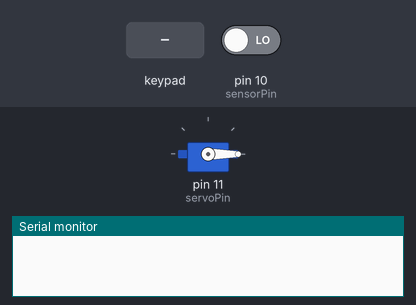
Bench run of a sketch on a simulated Arduino Uno, built with avr-gcc and run on an emulated ATmega328P. Parts: servo, the last lines printed to the serial monitor. Inputs (shaded band) come from the test bench; at power-on: pin 10 (sensorPin) LOW.

Above: at 1.2 s.
1.3 s: keypad keys 1 2 3 4 # pressed 0.4 s apart
At 3.37 s:
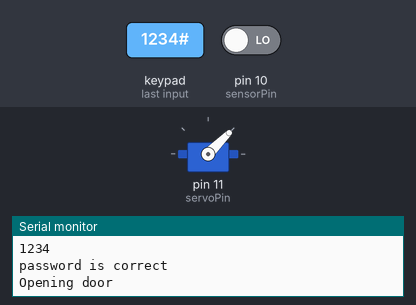
At 5.0 s:
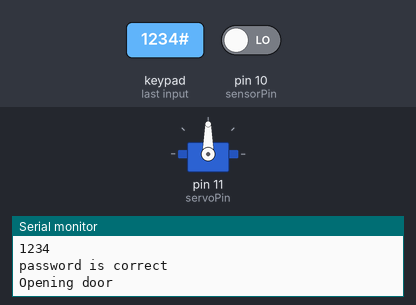
5.3 s: pin 10 (sensorPin) driven HIGH
8.3 s: key 'A' pressed
10.4 s: key 'B' pressed
11.9 s: keypad keys 1 2 3 4 * pressed 0.4 s apart
15.4 s: key 'C' pressed
Timing chart, 0 to 17.9 s (numbered marks = the images above; inputs shaded):
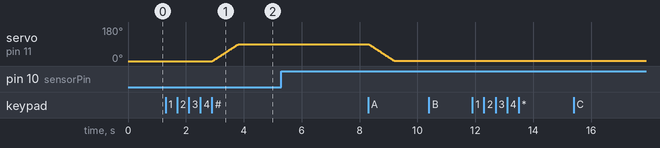

Measured:
- after the input at 1.3 s, servo on pin 11 (servoPin): moves from 0° to 90° over 0.91 s, starting after 1.6 s
- after the input at 5.3 s, every drawn part: stays the same

The sketch:

CerraduraIR.ino
```cpp
// Librerías para usar el teclado y el servo
#include <Keypad.h>
#include <Servo.h>

// Definición del objeto servo
Servo servoMotor;

// Definición del teclado de 4 filas y 4 columnas
const int ROW_NUM = 4;
const int COLUMN_NUM = 4;
char keys[ROW_NUM][COLUMN_NUM] = {
  {'1','2','3', 'A'},
  {'4','5','6', 'B'},
  {'7','8','9', 'C'},
  {'*','0','#', 'D'}
};

// Pines de las filas y columnas del teclado
byte pin_rows[ROW_NUM] = {9, 8, 7, 6};
byte pin_column[COLUMN_NUM] = {5, 4, 3, 2};

// Definición del objeto teclado
Keypad keypad = Keypad( makeKeymap(keys), pin_rows, pin_column, ROW_NUM, COLUMN_NUM );

// Definición de la contraseña
const String password = "1234";

// Variable para guardar la contraseña introducida
String input_password;

// Definición de los pines del servo y el sensor
const int servoPin = 11;
const int sensorPin = 10;

// Definición del ángulo de apertura de la puerta
const int angle = 90;

void setup(){
    // Inicialización de la variable de la contraseña
    input_password.reserve(32);

    // Inicialización del pin del servo
    servoMotor.attach(servoPin);
    servoMotor.write(0);

    // Inicialización del pin del sensor
    pinMode(sensorPin , INPUT);

    // Inicialización del puerto serie
    Serial.begin(9600);
}

void loop(){
    // Lectura de la tecla pulsada
    char key = keypad.getKey();

    // Si se ha pulsado una tecla
    if (key){
        if(key == '*') {
            // Si se ha pulsado la tecla de asterisco entonces se limpia la contraseña
            input_password = "";
            Serial.println("password cleaned");
        } else if(key == '#') {
            // Si se ha pulsado la tecla de almohadilla entonces se comprueba la contraseña
            if(password == input_password) {
                // Si la contraseña es correcta se muestra un mensaje por el puerto serie
                Serial.println("password is correct");
                Serial.println("Opening door");
                // Abrimos la puerta
                for (int i = 0; i <= angle; i++){
                    servoMotor.write(i);
                    delay(10);
                }
                // Esperamos a que el sensor detecte que no hay nadie en la puerta
                while(1){
                    int value = digitalRead(sensorPin);
                    if(value == HIGH){
                        delay(1000);
                        break;
                    }
                }
                delay(2000);
                // Cerramos la puerta
                Serial.println("Closing door");
                for (int i = angle; i > 0; i--){
                    servoMotor.write(i);
                    delay(10);
                }
            } else {
                // Si la contraseña es incorrecta se muestra un mensaje por el puerto serie
                Serial.println("password is incorrect, try again");
            }
            // Se limpia la contraseña
            input_password = "";
        } else {
            // Se añade la tecla pulsada a la contraseña introducida
            input_password += key;
        }
        // Se muestra la contraseña introducida por el puerto serie
        Serial.println(input_password);
    }
}
```
